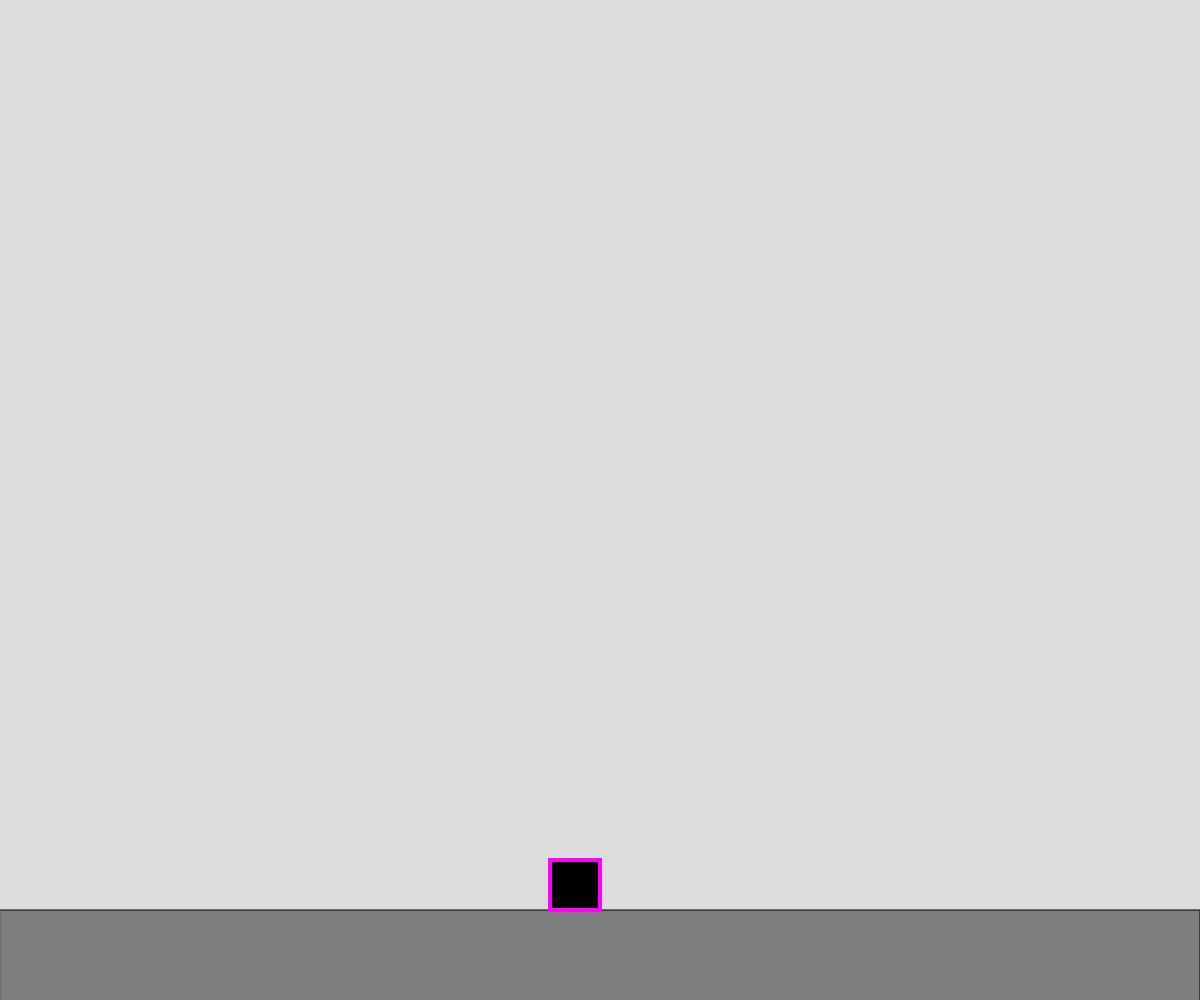
Frame 1 (no input)
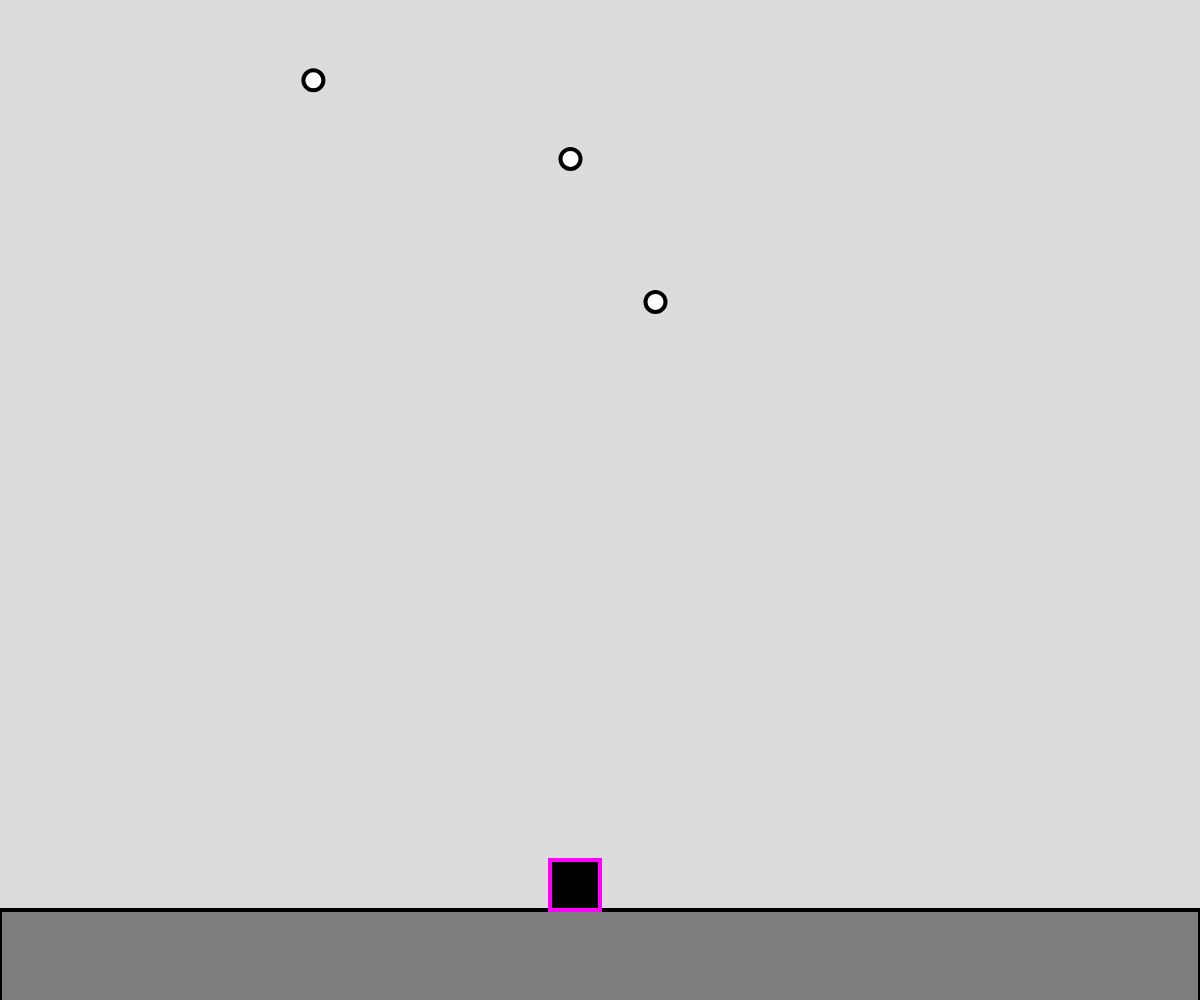
Frame 60 (no input)
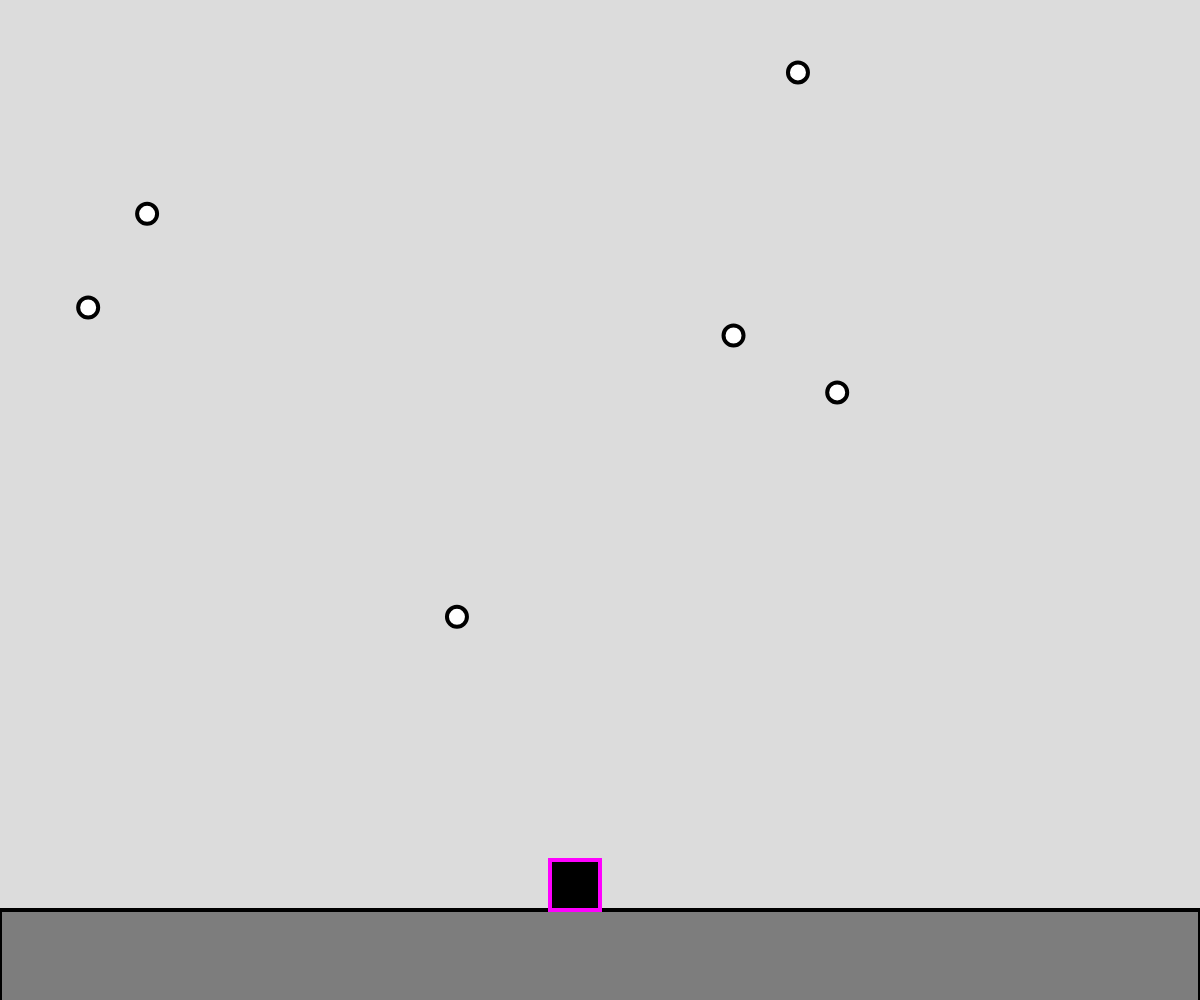
Frame 120 (the mouse pressed at the canvas centre since frame 60)

The p5.js sketch that drew these frames (run headless with seeded random() and noise() and a simulated clock; from frame 60 on, the mouse is pressed at the canvas centre):

// p5.js sketch
// ── sketch.js
// array and object notation assignment

const GAME_LENGTH = 5000;
let bulletDelay = 750;
let bulletArray = [];

let lastSavedTime = 0;


let thePlayer = {
  playerSize: 50,
  playerX: 0,
  playerY: 0,
  playerSpeed: 6.5,
  playerWeight: 0.5,
  jump: 0,
};


let score = false;

let onGround;
let groundLevel;


function setup() {
  createCanvas(windowWidth, windowHeight);

  thePlayer.playerY = height - (90 + thePlayer.playerSize);
  thePlayer.playerX = width/2-thePlayer.playerSize;

  onGround = false;
  groundLevel = height - 90;

  window.setInterval(makeBullet, 500);
}

function draw() {
  background(220);

  fill(125);
  rect(0,groundLevel, width, height);
  
  thePlayer.playerY -= thePlayer.jump;

  up();
  left();
  right();

  gravity();

  fill(0);
  stroke(255,0,255);
  strokeWeight(4);
  square(thePlayer.playerX, thePlayer.playerY, thePlayer.playerSize);
  noStroke();




  fill(255);
  stroke(0);

  for (let theBullet of bulletArray) {
    theBullet.x += theBullet.dx;
    theBullet.y += theBullet.dy;

    //bounce if needed
    if (theBullet.x+theBullet.r>=width||theBullet.x-theBullet.r<=0) {
      theBullet.dx *=-1;
    }
    if (theBullet.y+theBullet.r>=groundLevel||theBullet.y-theBullet.r<=0) {
      theBullet.dy *=-1;
    }
    if (bulletCollision(theBullet) === true) {
      background("yellow");
    }

    circle(theBullet.x,theBullet.y,theBullet.r*2);
  }
}



function makeBullet() {
  let bullet;

  bullet = {
    x: random(100,width-100),
    y: 50,
    r: 10,
    dx: random(-6,7),
    dy: random(3,6),
  };
  bulletArray.push(bullet);
}

function gravity() {
  ground();
  if (thePlayer.playerY+thePlayer.playerSize>=groundLevel) {
    onGround = true;
    thePlayer.jump = 1;
    ground();
  }
}
  
function ground() {
  if (onGround) {
    thePlayer.playerY = groundLevel-thePlayer.playerSize;
  }
  else {
    onGround = false;
    thePlayer.jump -= thePlayer.playerWeight;
  }
}

function up() {
  if (keyIsDown(UP_ARROW) === true) {
    if (onGround) {
      onGround = !onGround;
      thePlayer.jump += 20;
    }
  }
}
function right() {
  if (keyIsDown(RIGHT_ARROW) === true) {
    thePlayer.playerX += thePlayer.playerSpeed;
  }
}
function left() {
  if (keyIsDown(LEFT_ARROW) === true) {
    thePlayer.playerX -= thePlayer.playerSpeed;
  }
}

function bulletCollision(someBullet) {
  let collide = false;
  if (
    someBullet.x + someBullet.r > thePlayer.x && // right edge of circle > left edge of rectangle
    someBullet.x - someBullet.r < thePlayer.x + thePlayer.playerSize && // left edge of circle < right edge of rectangle
    someBullet.y + someBullet.r > thePlayer.playerY && // bottom edge of circle > top edge of rectangle
    someBullet.y - someBullet.r < thePlayer.playerY + thePlayer.playerSize
  ) {
    if (someBullet.y + someBullet.r > thePlayer.playerY && someBullet.y < thePlayer.playerY) {
      // circle hit top edge of rectangle
      score = true;
    }
    collide = true;
  }
  else {
    // no collision
    collide = false;
    score = false;
  }
  
  console.log(collide);
  return collide;
}
